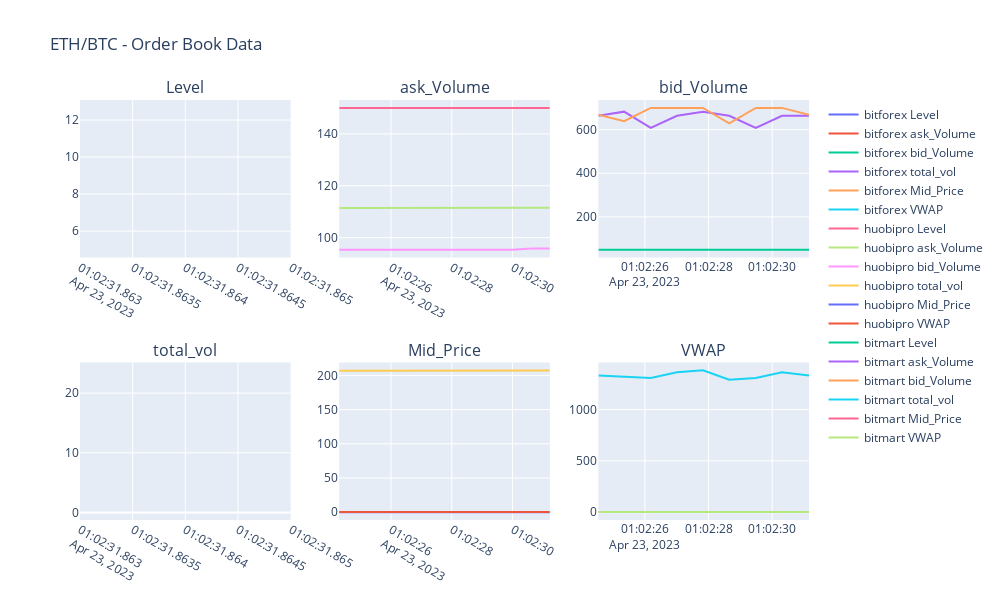

The notebook cell this image was saved under:
### Code cell
visualizations.graficas(ETH_BTC,'ETH/BTC')

### Figure 1 — Plotly figure (JSON) as saved in the notebook; plotly's stock layout.template omitted (floating-point values rounded to 4 significant figures)
{"data": [{"mode": "lines", "name": "bitforex Level", "type": "scatter", "x": ["2023-04-23T01:02:31.864Z"], "xaxis": "x", "y": [5], "yaxis": "y"}, {"mode": "lines", "name": "bitforex ask_Volume", "type": "scatter", "x": ["2023-04-23T01:02:31.864Z"], "xaxis": "x", "y": [12.66], "yaxis": "y"}, {"mode": "lines", "name": "bitforex bid_Volume", "type": "scatter", "x": ["2023-04-23T01:02:31.864Z"], "xaxis": "x", "y": [11.15], "yaxis": "y"}, {"mode": "lines", "name": "bitforex total_vol", "type": "scatter", "x": ["2023-04-23T01:02:31.864Z"], "xaxis": "x4", "y": [23.81], "yaxis": "y4"}, {"mode": "lines", "name": "bitforex Mid_Price", "type": "scatter", "x": ["2023-04-23T01:02:31.864Z"], "xaxis": "x4", "y": [0.06742], "yaxis": "y4"}, {"mode": "lines", "name": "bitforex VWAP", "type": "scatter", "x": ["2023-04-23T01:02:31.864Z"], "xaxis": "x4", "y": [0.06742], "yaxis": "y4"}, {"mode": "lines", "name": "huobipro Level", "type": "scatter", "x": ["2023-04-23T01:02:24.297Z", "2023-04-23T01:02:24.905Z", "2023-04-23T01:02:25.525Z", "2023-04-23T01:02:27.150Z", "2023-04-23T01:02:28.752Z", "2023-04-23T01:02:29.370Z", "2023-04-23T01:02:29.990Z", "2023-04-23T01:02:30.608Z", "2023-04-23T01:02:31.225Z"], "xaxis": "x2", "y": [150, 150, 150, 150, 150, 150, 150, 150, 150], "yaxis": "y2"}, {"mode": "lines", "name": "huobipro ask_Volume", "type": "scatter", "x": ["2023-04-23T01:02:24.297Z", "2023-04-23T01:02:24.905Z", "2023-04-23T01:02:25.525Z", "2023-04-23T01:02:27.150Z", "2023-04-23T01:02:28.752Z", "2023-04-23T01:02:29.370Z", "2023-04-23T01:02:29.990Z", "2023-04-23T01:02:30.608Z", "2023-04-23T01:02:31.225Z"], "xaxis": "x2", "y": [111.5, 111.4, 111.5, 111.5, 111.5, 111.5, 111.5, 111.5, 111.5], "yaxis": "y2"}, {"mode": "lines", "name": "huobipro bid_Volume", "type": "scatter", "x": ["2023-04-23T01:02:24.297Z", "2023-04-23T01:02:24.905Z", "2023-04-23T01:02:25.525Z", "2023-04-23T01:02:27.150Z", "2023-04-23T01:02:28.752Z", "2023-04-23T01:02:29.370Z", "2023-04-23T01:02:29.990Z", "2023-04-23T01:02:30.608Z", "2023-04-23T01:02:31.225Z"], "xaxis": "x2", "y": [95.39, 95.39, 95.39, 95.39, 95.39, 95.39, 95.39, 95.8, 95.8], "yaxis": "y2"}, {"mode": "lines", "name": "huobipro total_vol", "type": "scatter", "x": ["2023-04-23T01:02:24.297Z", "2023-04-23T01:02:24.905Z", "2023-04-23T01:02:25.525Z", "2023-04-23T01:02:27.150Z", "2023-04-23T01:02:28.752Z", "2023-04-23T01:02:29.370Z", "2023-04-23T01:02:29.990Z", "2023-04-23T01:02:30.608Z", "2023-04-23T01:02:31.225Z"], "xaxis": "x5", "y": [206.8, 206.8, 206.8, 206.8, 206.9, 206.9, 206.9, 207.3, 207.3], "yaxis": "y5"}, {"mode": "lines", "name": "huobipro Mid_Price", "type": "scatter", "x": ["2023-04-23T01:02:24.297Z", "2023-04-23T01:02:24.905Z", "2023-04-23T01:02:25.525Z", "2023-04-23T01:02:27.150Z", "2023-04-23T01:02:28.752Z", "2023-04-23T01:02:29.370Z", "2023-04-23T01:02:29.990Z", "2023-04-23T01:02:30.608Z", "2023-04-23T01:02:31.225Z"], "xaxis": "x5", "y": [0.06742, 0.06742, 0.06742, 0.06742, 0.06742, 0.06742, 0.06742, 0.06742, 0.06742], "yaxis": "y5"}, {"mode": "lines", "name": "huobipro VWAP", "type": "scatter", "x": ["2023-04-23T01:02:24.297Z", "2023-04-23T01:02:24.905Z", "2023-04-23T01:02:25.525Z", "2023-04-23T01:02:27.150Z", "2023-04-23T01:02:28.752Z", "2023-04-23T01:02:29.370Z", "2023-04-23T01:02:29.990Z", "2023-04-23T01:02:30.608Z", "2023-04-23T01:02:31.225Z"], "xaxis": "x5", "y": [0.06746, 0.06746, 0.06746, 0.06746, 0.06746, 0.06746, 0.06746, 0.06746, 0.06746], "yaxis": "y5"}, {"mode": "lines", "name": "bitmart Level", "type": "scatter", "x": ["2023-04-23T01:02:24.540Z", "2023-04-23T01:02:25.347Z", "2023-04-23T01:02:26.184Z", "2023-04-23T01:02:27.009Z", "2023-04-23T01:02:27.825Z", "2023-04-23T01:02:28.650Z", "2023-04-23T01:02:29.484Z", "2023-04-23T01:02:30.307Z", "2023-04-23T01:02:31.156Z"], "xaxis": "x3", "y": [50, 50, 50, 50, 50, 50, 50, 50, 50], "yaxis": "y3"}, {"mode": "lines", "name": "bitmart ask_Volume", "type": "scatter", "x": ["2023-04-23T01:02:24.540Z", "2023-04-23T01:02:25.347Z", "2023-04-23T01:02:26.184Z", "2023-04-23T01:02:27.009Z", "2023-04-23T01:02:27.825Z", "2023-04-23T01:02:28.650Z", "2023-04-23T01:02:29.484Z", "2023-04-23T01:02:30.307Z", "2023-04-23T01:02:31.156Z"], "xaxis": "x3", "y": [663.1, 682.2, 608.3, 663.1, 682.2, 663.1, 607.7, 663.1, 663.1], "yaxis": "y3"}, {"mode": "lines", "name": "bitmart bid_Volume", "type": "scatter", "x": ["2023-04-23T01:02:24.540Z", "2023-04-23T01:02:25.347Z", "2023-04-23T01:02:26.184Z", "2023-04-23T01:02:27.009Z", "2023-04-23T01:02:27.825Z", "2023-04-23T01:02:28.650Z", "2023-04-23T01:02:29.484Z", "2023-04-23T01:02:30.307Z", "2023-04-23T01:02:31.156Z"], "xaxis": "x3", "y": [667.6, 639.0, 699.5, 699.5, 699.5, 628.1, 699.6, 699.5, 667.7], "yaxis": "y3"}, {"mode": "lines", "name": "bitmart total_vol", "type": "scatter", "x": ["2023-04-23T01:02:24.540Z", "2023-04-23T01:02:25.347Z", "2023-04-23T01:02:26.184Z", "2023-04-23T01:02:27.009Z", "2023-04-23T01:02:27.825Z", "2023-04-23T01:02:28.650Z", "2023-04-23T01:02:29.484Z", "2023-04-23T01:02:30.307Z", "2023-04-23T01:02:31.156Z"], "xaxis": "x6", "y": [1331.0, 1321.0, 1308.0, 1363.0, 1382.0, 1291.0, 1307.0, 1363.0, 1331.0], "yaxis": "y6"}, {"mode": "lines", "name": "bitmart Mid_Price", "type": "scatter", "x": ["2023-04-23T01:02:24.540Z", "2023-04-23T01:02:25.347Z", "2023-04-23T01:02:26.184Z", "2023-04-23T01:02:27.009Z", "2023-04-23T01:02:27.825Z", "2023-04-23T01:02:28.650Z", "2023-04-23T01:02:29.484Z", "2023-04-23T01:02:30.307Z", "2023-04-23T01:02:31.156Z"], "xaxis": "x6", "y": [0.06742, 0.06742, 0.06742, 0.06742, 0.06742, 0.06742, 0.06742, 0.06742, 0.06742], "yaxis": "y6"}, {"mode": "lines", "name": "bitmart VWAP", "type": "scatter", "x": ["2023-04-23T01:02:24.540Z", "2023-04-23T01:02:25.347Z", "2023-04-23T01:02:26.184Z", "2023-04-23T01:02:27.009Z", "2023-04-23T01:02:27.825Z", "2023-04-23T01:02:28.650Z", "2023-04-23T01:02:29.484Z", "2023-04-23T01:02:30.307Z", "2023-04-23T01:02:31.156Z"], "xaxis": "x6", "y": [0.06742, 0.06744, 0.06739, 0.06741, 0.06742, 0.06743, 0.06739, 0.06741, 0.06742], "yaxis": "y6"}], "layout": {"annotations": [{"font": {"size": 16}, "showarrow": false, "text": "Level", "x": 0.1444, "xanchor": "center", "xref": "paper", "y": 1, "yanchor": "bottom", "yref": "paper"}, {"font": {"size": 16}, "showarrow": false, "text": "ask_Volume", "x": 0.5, "xanchor": "center", "xref": "paper", "y": 1, "yanchor": "bottom", "yref": "paper"}, {"font": {"size": 16}, "showarrow": false, "text": "bid_Volume", "x": 0.8556, "xanchor": "center", "xref": "paper", "y": 1, "yanchor": "bottom", "yref": "paper"}, {"font": {"size": 16}, "showarrow": false, "text": "total_vol", "x": 0.1444, "xanchor": "center", "xref": "paper", "y": 0.375, "yanchor": "bottom", "yref": "paper"}, {"font": {"size": 16}, "showarrow": false, "text": "Mid_Price", "x": 0.5, "xanchor": "center", "xref": "paper", "y": 0.375, "yanchor": "bottom", "yref": "paper"}, {"font": {"size": 16}, "showarrow": false, "text": "VWAP", "x": 0.8556, "xanchor": "center", "xref": "paper", "y": 0.375, "yanchor": "bottom", "yref": "paper"}], "height": 600, "title": {"text": "ETH/BTC - Order Book Data"}, "width": 1000, "xaxis": {"anchor": "y", "domain": [0, 0.2889]}, "xaxis2": {"anchor": "y2", "domain": [0.3556, 0.6444]}, "xaxis3": {"anchor": "y3", "domain": [0.7111, 1]}, "xaxis4": {"anchor": "y4", "domain": [0, 0.2889]}, "xaxis5": {"anchor": "y5", "domain": [0.3556, 0.6444]}, "xaxis6": {"anchor": "y6", "domain": [0.7111, 1]}, "yaxis": {"anchor": "x", "domain": [0.625, 1]}, "yaxis2": {"anchor": "x2", "domain": [0.625, 1]}, "yaxis3": {"anchor": "x3", "domain": [0.625, 1]}, "yaxis4": {"anchor": "x4", "domain": [0, 0.375]}, "yaxis5": {"anchor": "x5", "domain": [0, 0.375]}, "yaxis6": {"anchor": "x6", "domain": [0, 0.375]}}}
